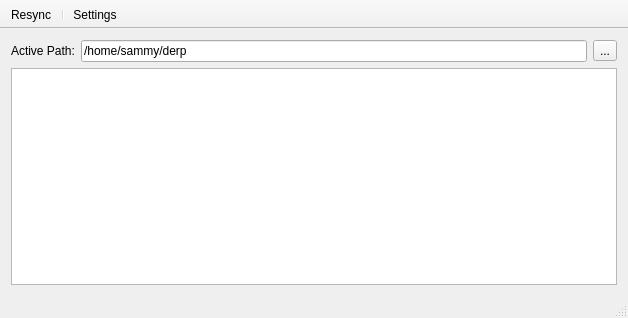
<?xml version="1.0" encoding="UTF-8"?>
<ui version="4.0">
 <class>MainWindow</class>
 <widget class="QMainWindow" name="MainWindow">
  <property name="geometry">
   <rect>
    <x>0</x>
    <y>0</y>
    <width>628</width>
    <height>318</height>
   </rect>
  </property>
  <property name="windowTitle">
   <string>File Backup</string>
  </property>
  <property name="windowIcon">
   <iconset resource="resources.qrc">
    <normaloff>:/icons/main_icon</normaloff>:/icons/main_icon</iconset>
  </property>
  <widget class="QWidget" name="centralWidget">
   <layout class="QVBoxLayout" name="verticalLayout_2">
    <item>
     <layout class="QHBoxLayout" name="horizontalLayout">
      <item>
       <widget class="QLabel" name="activePathLabel">
        <property name="text">
         <string>Active Path:</string>
        </property>
       </widget>
      </item>
      <item>
       <widget class="QLineEdit" name="activePathLineEdit">
        <property name="text">
         <string>/home/sammy/derp</string>
        </property>
        <property name="readOnly">
         <bool>true</bool>
        </property>
       </widget>
      </item>
      <item>
       <widget class="QToolButton" name="activePathToolButton">
        <property name="text">
         <string>...</string>
        </property>
       </widget>
      </item>
     </layout>
    </item>
    <item>
     <widget class="QTreeView" name="fileBackupTreeView"/>
    </item>
   </layout>
  </widget>
  <widget class="QToolBar" name="toolBar">
   <property name="windowTitle">
    <string>toolBar</string>
   </property>
   <property name="movable">
    <bool>false</bool>
   </property>
   <property name="iconSize">
    <size>
     <width>20</width>
     <height>20</height>
    </size>
   </property>
   <property name="toolButtonStyle">
    <enum>Qt::ToolButtonTextUnderIcon</enum>
   </property>
   <attribute name="toolBarArea">
    <enum>TopToolBarArea</enum>
   </attribute>
   <attribute name="toolBarBreak">
    <bool>true</bool>
   </attribute>
   <addaction name="actionResync"/>
   <addaction name="separator"/>
   <addaction name="actionSettings"/>
  </widget>
  <widget class="QStatusBar" name="statusBar"/>
  <action name="actionResync">
   <property name="icon">
    <iconset resource="resources.qrc">
     <normaloff>:/icons/refresh</normaloff>:/icons/refresh</iconset>
   </property>
   <property name="text">
    <string>Resync</string>
   </property>
   <property name="toolTip">
    <string>&lt;html&gt;&lt;head/&gt;&lt;body&gt;&lt;p&gt;Update all folders and synchronize files.&lt;/p&gt;&lt;/body&gt;&lt;/html&gt;</string>
   </property>
   <property name="shortcut">
    <string>Ctrl+R</string>
   </property>
  </action>
  <action name="actionSettings">
   <property name="icon">
    <iconset resource="resources.qrc">
     <normaloff>:/icons/cogwheels</normaloff>:/icons/cogwheels</iconset>
   </property>
   <property name="text">
    <string>Settings</string>
   </property>
   <property name="toolTip">
    <string>&lt;html&gt;&lt;head/&gt;&lt;body&gt;&lt;p&gt;Manage account settings.&lt;/p&gt;&lt;/body&gt;&lt;/html&gt;</string>
   </property>
  </action>
 </widget>
 <layoutdefault spacing="6" margin="11"/>
 <resources>
  <include location="resources.qrc"/>
 </resources>
 <connections/>
</ui>
